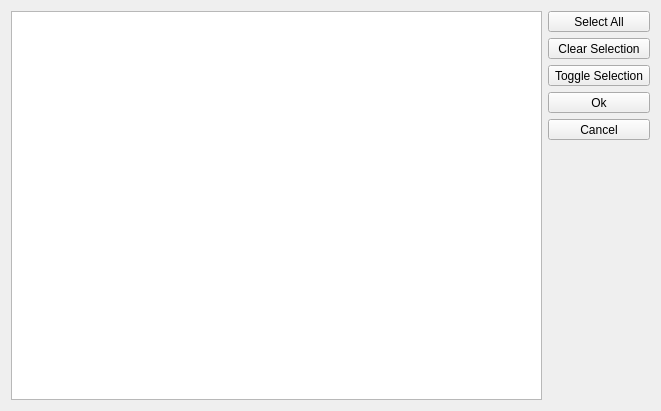
<?xml version="1.0" encoding="UTF-8"?>
<ui version="4.0">
 <class>Dialog</class>
 <widget class="QDialog" name="Dialog">
  <property name="geometry">
   <rect>
    <x>0</x>
    <y>0</y>
    <width>661</width>
    <height>411</height>
   </rect>
  </property>
  <property name="windowTitle">
   <string>Select map layers</string>
  </property>
  <layout class="QHBoxLayout" name="horizontalLayout">
   <item>
    <widget class="QListWidget" name="mList"/>
   </item>
   <item>
    <layout class="QVBoxLayout" name="verticalLayout">
     <item>
      <widget class="QToolButton" name="mSelectAll">
       <property name="sizePolicy">
        <sizepolicy hsizetype="Preferred" vsizetype="Fixed">
         <horstretch>0</horstretch>
         <verstretch>0</verstretch>
        </sizepolicy>
       </property>
       <property name="text">
        <string>Select All</string>
       </property>
      </widget>
     </item>
     <item>
      <widget class="QToolButton" name="mClearSelection">
       <property name="sizePolicy">
        <sizepolicy hsizetype="Preferred" vsizetype="Fixed">
         <horstretch>0</horstretch>
         <verstretch>0</verstretch>
        </sizepolicy>
       </property>
       <property name="text">
        <string>Clear Selection</string>
       </property>
      </widget>
     </item>
     <item>
      <widget class="QToolButton" name="mToggleSelection">
       <property name="sizePolicy">
        <sizepolicy hsizetype="Preferred" vsizetype="Fixed">
         <horstretch>0</horstretch>
         <verstretch>0</verstretch>
        </sizepolicy>
       </property>
       <property name="text">
        <string>Toggle Selection</string>
       </property>
      </widget>
     </item>
     <item>
      <widget class="QToolButton" name="mOk">
       <property name="sizePolicy">
        <sizepolicy hsizetype="Preferred" vsizetype="Fixed">
         <horstretch>0</horstretch>
         <verstretch>0</verstretch>
        </sizepolicy>
       </property>
       <property name="text">
        <string>Ok</string>
       </property>
      </widget>
     </item>
     <item>
      <widget class="QToolButton" name="mCancel">
       <property name="sizePolicy">
        <sizepolicy hsizetype="Preferred" vsizetype="Fixed">
         <horstretch>0</horstretch>
         <verstretch>0</verstretch>
        </sizepolicy>
       </property>
       <property name="text">
        <string>Cancel</string>
       </property>
      </widget>
     </item>
     <item>
      <spacer name="verticalSpacer">
       <property name="orientation">
        <enum>Qt::Vertical</enum>
       </property>
       <property name="sizeHint" stdset="0">
        <size>
         <width>20</width>
         <height>40</height>
        </size>
       </property>
      </spacer>
     </item>
    </layout>
   </item>
  </layout>
 </widget>
 <resources/>
 <connections/>
</ui>
